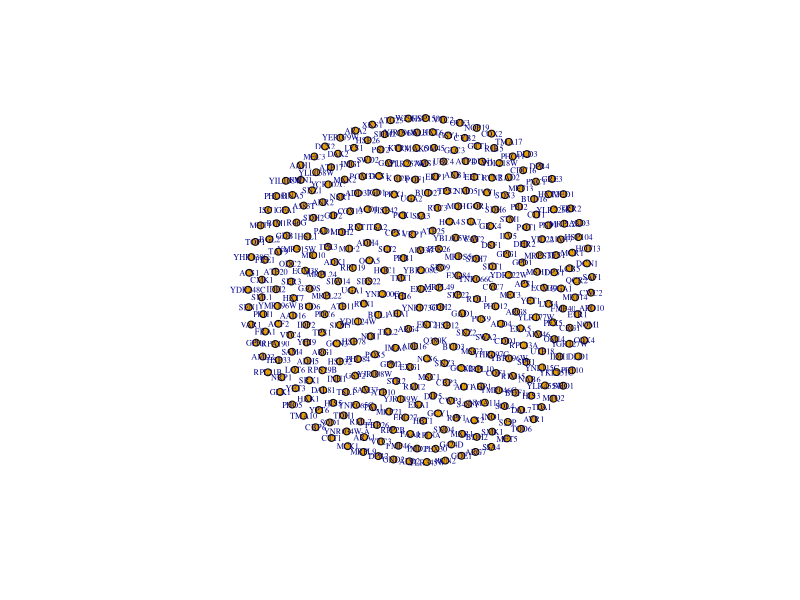
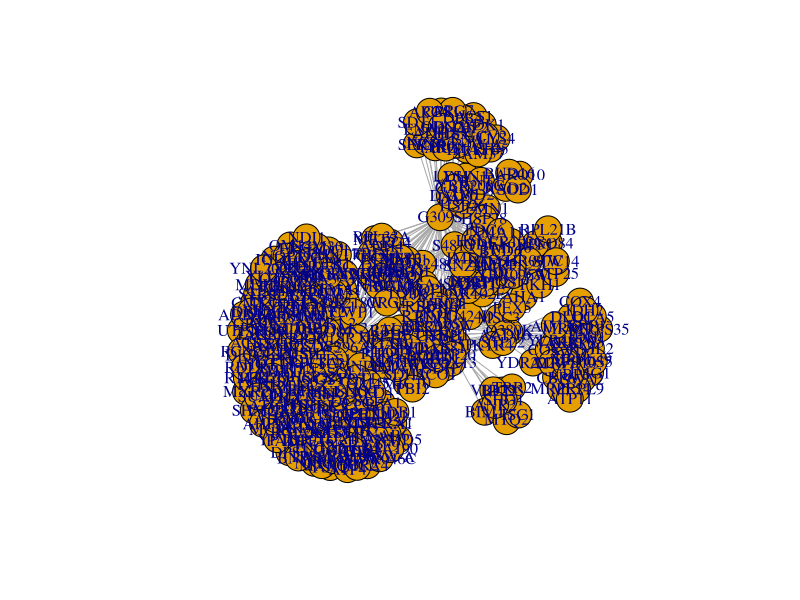
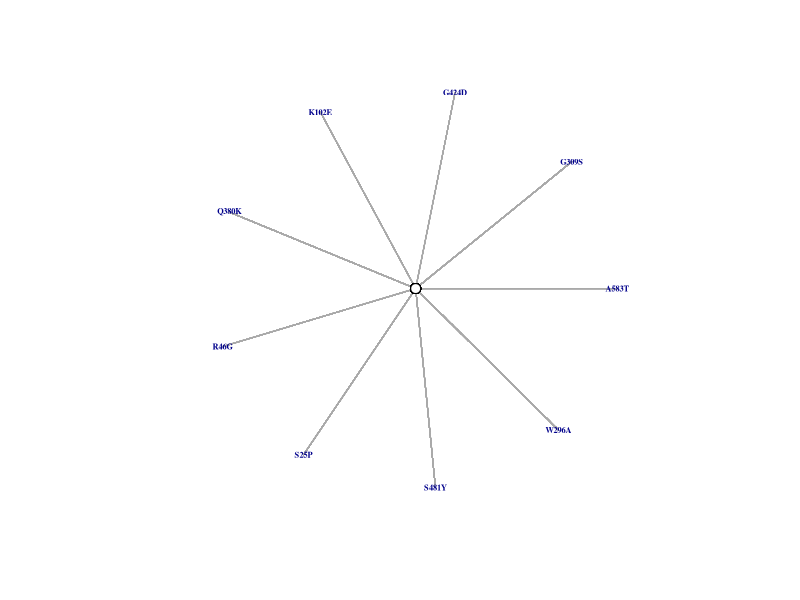
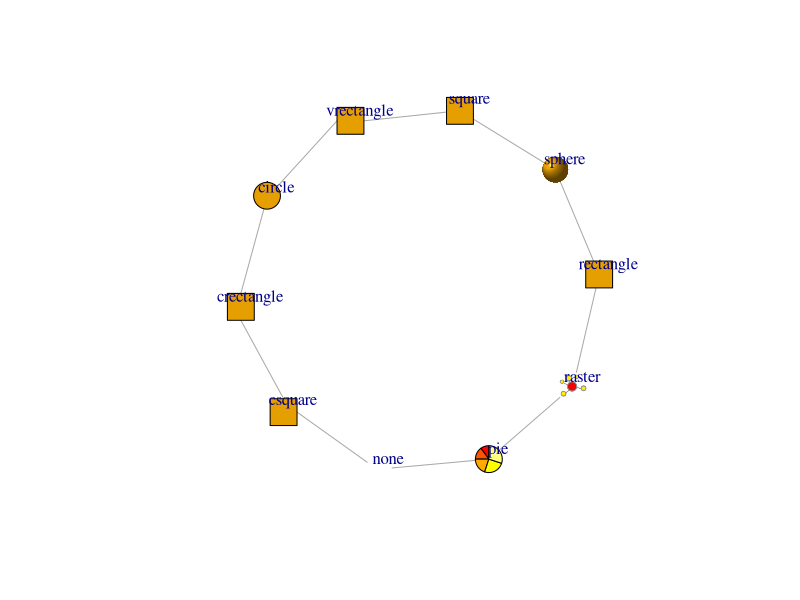
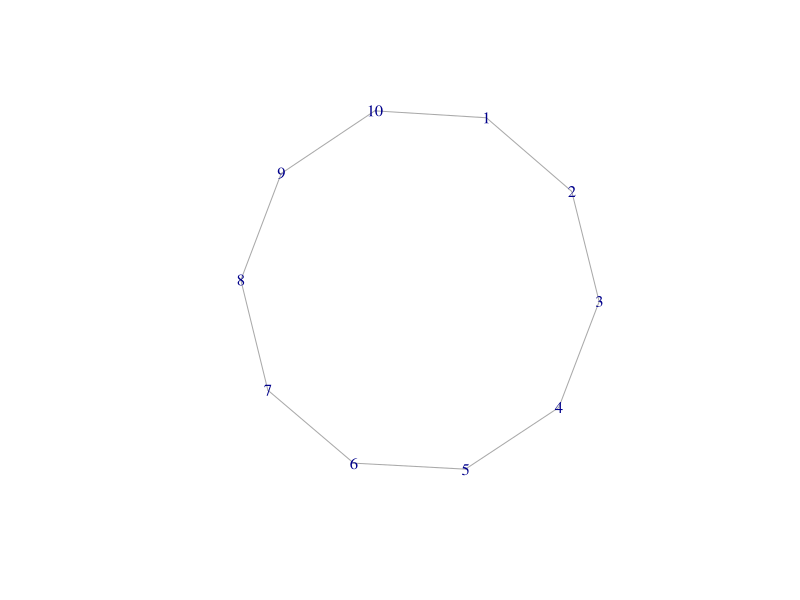
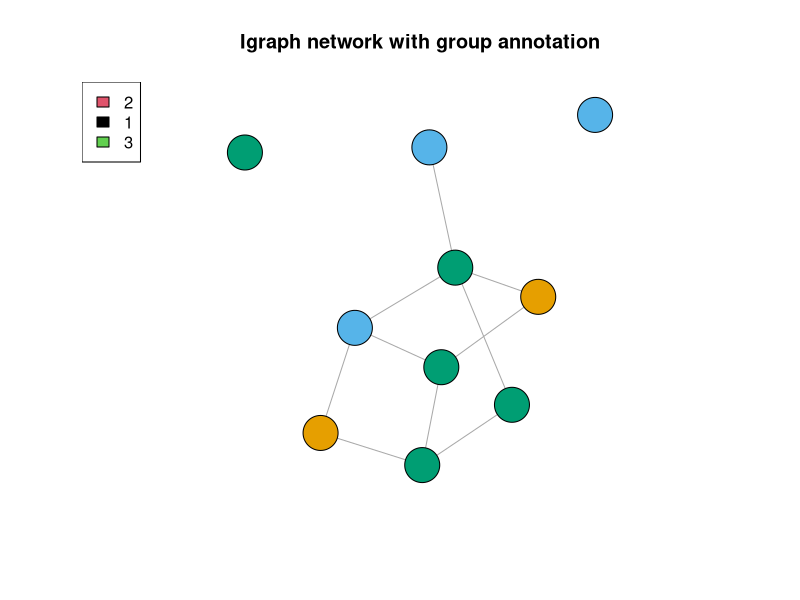
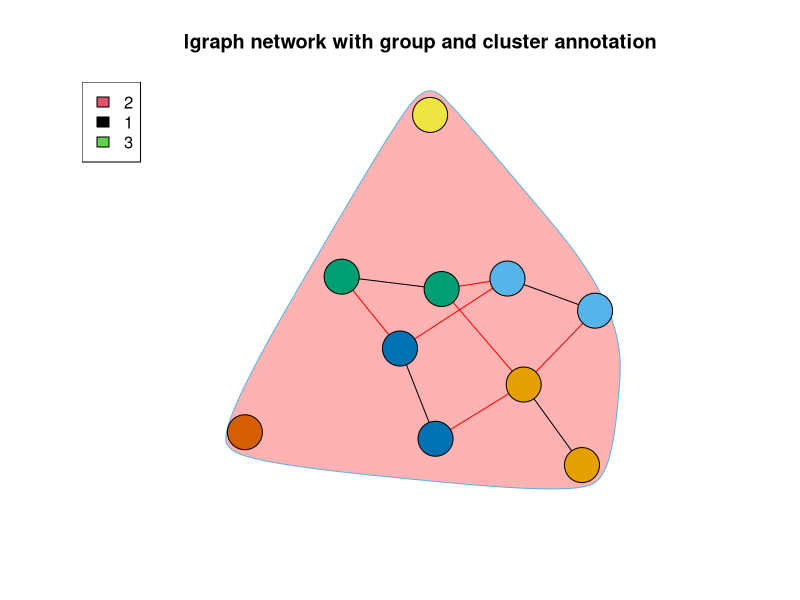
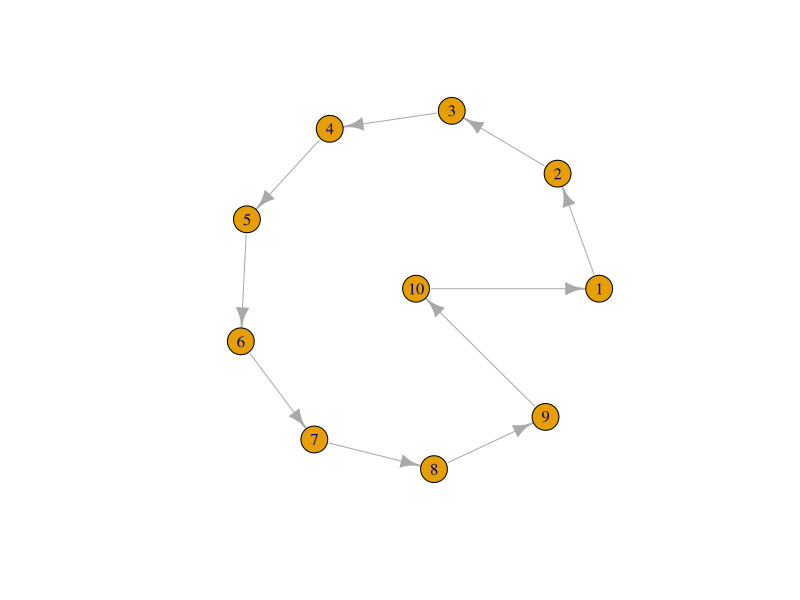

Reproduce these figures in R, in order.
## ---- chunk 1
# Load in our data
proteomic <- read.csv("trimmed_proteomic_Data.csv")


## ---- chunk 2

## ---- chunk 3
#| message: false
#| warning: false
library(igraph)
## ---- chunk 4
# Visualize 350 nodes corresponding to the significant hits in our data
nodes <- unique(c(proteomic$contrast, proteomic$Gene))

g <- make_empty_graph(directed = FALSE)
g <- add_vertices(g, length(nodes))
V(g)$name <- nodes

plot(g, 
     margin = -.4,
     vertex.size = 4,
     vertex.label.cex = .5,
     xlim=c(-1.5, 1.5), ylim=c(-1.5,1.5) 
     )
## ---- chunk 5
edges <- data.frame(
  from = proteomic$Gene,
  to = proteomic$contrast,
  LogFC = proteomic$logFC,
  p = proteomic$P.Value
  
)

# Convert edge list to indices
edges$from <- match(edges$from, nodes)
edges$to <- match(edges$to, nodes)

# create a list of alternating values from 'from' and 'to' columns
edge_list <- c(rbind(edges$from, edges$to))

g <- add_edges(g, edges = edge_list)

# Specify edge length based on attribute: LogFC

edge_weights <- abs(edges$LogFC)
E(g)$weight <- edge_weights
## ---- chunk 6
# mutants <- c("R46G", "G309S", "S481Y", "A583T", "S25P", "K102E", "Q380K", "G424D", "W296A")
# 
# Matrix <- NULL
# 
# for(m in mutants){
#   column <- NULL
#   for (p in Proteins_350){
#     Entry <- c(stack$logFC[stack$contrast == m & stack$Gene == p |
#                              stack$contrast == m & stack$Systemic.name == p |
#                              stack$contrast == m & stack$UniprotID == p], NA)[1]
#     column <- rbind(column, Entry)
#   }
#   Matrix <- cbind(Matrix, column)
# }
# rownames(Matrix) <- Proteins_350
# colnames(Matrix) <- mutants2
## ---- chunk 7
# Plot the network
plot(g)
## ---- chunk 8
# Nodes
nodes <- unique(c(proteomic$contrast, proteomic$Gene))

g <- make_empty_graph(directed = FALSE)
g <- add_vertices(g, length(nodes))

# Fix coordinates of mutants
fixed_coords <- cbind(cos(seq(0, 7/4*pi, length.out=9)), sin(seq(0, 7/4*pi, length.out=9)))
fixed_coords <- rbind(fixed_coords, data.frame(V1 = rep(0, 350), V2 = rep(0, 350)))  # add coordinate for protein nodes

# Set fixed nodes in layout matrix
layout <- as.matrix(fixed_coords)

# set all vertex labels to an empty string
V(g)$label <- ""

# manually assign labels to the 9 (mutant) nodes
V(g)$label[1:9] <- nodes[1:9]

# Manually enlarge the mutant nodes
V(g)$size <- 5
V(g)[1:9]$size <- 0

# Hide mutant nodes, but leave labels
V(g)$shape <- "circle"
V(g)$shape[1:9] <- "none"

# Change vertex color
V(g)$color <- "white"

# Edges
edges <- data.frame(
  from = proteomic$Gene,
  to = proteomic$contrast,
  LogFC = proteomic$logFC,
  p = proteomic$P.Value
  
)

# Convert edge list to indices
edges$from <- match(edges$from, nodes)
edges$to <- match(edges$to, nodes)

# create a list of alternating values from 'from' and 'to' columns
edge_list <- c(rbind(edges$from, edges$to))

g <- add_edges(g, edges = edge_list)

# Specify edge length based on attribute: LogFC
# "Undo" the Log (base: 2) so that larger LogFC values have more 'weight'
# add 10 to all values to help make the network physically smaller.

edge_weights <- abs(edges$LogFC)^2 + 10
E(g)$weight <- edge_weights

# c <- cluster_louvain(g, resolution = 1.7)

# Plot the network
set.seed(420)
plot(g,
     layout = layout,
     margin = -.8, # allow the network to use up more of the margin
     vertex.label.cex = .5,
     vertex.label.font = 2, # Bold
     edge_arrow_mode = 0,
     xlim=c(-1.75, 1.75), ylim=c(-1.75, 1.75) # Increase the plot size to help accommodate the network
     )
## ---- chunk 9

## ---- chunk 10
# all vertex shapes, minus "raster", that might not be available
shapes <- setdiff(shapes(), "")
g <- make_ring(length(shapes))
set.seed(42)
plot(g, vertex.shape=shapes, vertex.label=shapes, vertex.label.dist=1,
     vertex.size=15, vertex.size2=15,
     vertex.pie=lapply(shapes, function(x) if (x=="pie") 2:6 else 0),
     vertex.pie.color=list(heat.colors(5)))

# add new vertex shape, plot nothing with no clipping
add_shape("nil")
plot(g, vertex.shape="nil")
## ---- chunk 11
# create a sample data frame with 9 sets of measurements
set.seed(123)
df <- data.frame(cond1 = rnorm(10), cond2 = rnorm(10), cond3 = rnorm(10),
                 cond4 = rnorm(10), cond5 = rnorm(10), cond6 = rnorm(10),
                 cond7 = rnorm(10), cond8 = rnorm(10), cond9 = rnorm(10))

# calculate the correlation matrix between all pairs of conditions
cor_matrix <- cor(df)
## ---- chunk 12
library(igraph)

set.seed(1234)

# create a random igraph network
g <- erdos.renyi.game(10, 0.2)

# assign a group number to each node
V(g)$group <- sample(1:3, 10, replace=TRUE)

# plot the igraph network with the group annotation
plot(g, vertex.color=V(g)$group, vertex.size=20, vertex.label=NA, 
     main="Igraph network with group annotation")
legend("topleft", legend=unique(V(g)$group), fill=unique(V(g)$group))

## ---- chunk 13
library(igraph)

set.seed(1234)

# create a random igraph network
g <- erdos.renyi.game(10, 0.2)

# assign a group number to each node
V(g)$group <- sample(1:3, 10, replace=TRUE)

# detect communities using Louvain algorithm
c <- cluster_louvain(g)

# plot the igraph network with group annotation and cluster highlighting
plot(c, g, vertex.color=V(g)$group, vertex.size=20, vertex.label=NA, 
     mark.groups=TRUE, mark.border=2, main="Igraph network with group and cluster annotation")
legend("topleft", legend=unique(V(g)$group), fill=unique(V(g)$group))

## ---- chunk 14
# # Create an example graph with groups assigned to nodes
# g <- graph_from_data_frame(data.frame(from = sample(1:10, 20, replace = TRUE), 
#                                       to = sample(1:10, 20, replace = TRUE)))
# V(g)$group <- sample(1:3, 10, replace = TRUE)
# 
# # Set colors for the groups
# group_colors <- c("red", "green", "blue")
# 
# # Assign initial coordinates to nodes in a circle
# coords <- layout_in_circle(g)
# 
# # Apply Kamada-Kawai layout to cluster nodes by group
# layout <- layout_with_kk(g, initial = coords, 
#                          dim = 2, 
#                          niter = 1000,
#                          user.weights = V(g)$group,
#                          weight.exp = 1)
# 
# # Plot the graph with clustered nodes and group annotations
# plot(g, 
#      layout = layout, 
#      vertex.color = group_colors[V(g)$group],
#      vertex.label.color = "black", 
#      vertex.label.family = "sans", 
#      vertex.label.cex = 1, 
#      vertex.size = 20, 
#      margin = -0.5, 
#      vertex.shape = "circle",
#      edge.color = "gray")
# 
# # Add group annotations
# for (group in unique(V(g)$group)) {
#   members <- V(g)$name[V(g)$group == group]
#   x <- mean(layout[V(g)$name %in% members, 1])
#   y <- mean(layout[V(g)$name %in% members, 2])
#   text(x, y, paste0("Group ", group), col = group_colors[group], font = 2, cex = 2)
# }


## ---- chunk 15
library(igraph)

# Create an empty graph with 10 nodes arranged in a ring
g <- make_empty_graph(10)
g <- add_edges(g, c(1,2,2,3,3,4,4,5,5,6,6,7,7,8,8,9,9,10,10,1))

# Set initial layout
layout <- layout_with_fr(g)

# Set coordinates for the first 9 nodes in a ring formation
fixed_coords <- cbind(cos(seq(0, 7/4*pi, length.out=9)), sin(seq(0, 7/4*pi, length.out=9)))
fixed_coords <- rbind(fixed_coords, c(0,0))  # add coordinate for 10th node

# Set fixed nodes in layout matrix
layout[1:10,] <- fixed_coords

# Plot the graph with fixed positions for the first 9 nodes
plot(g, layout = layout)
